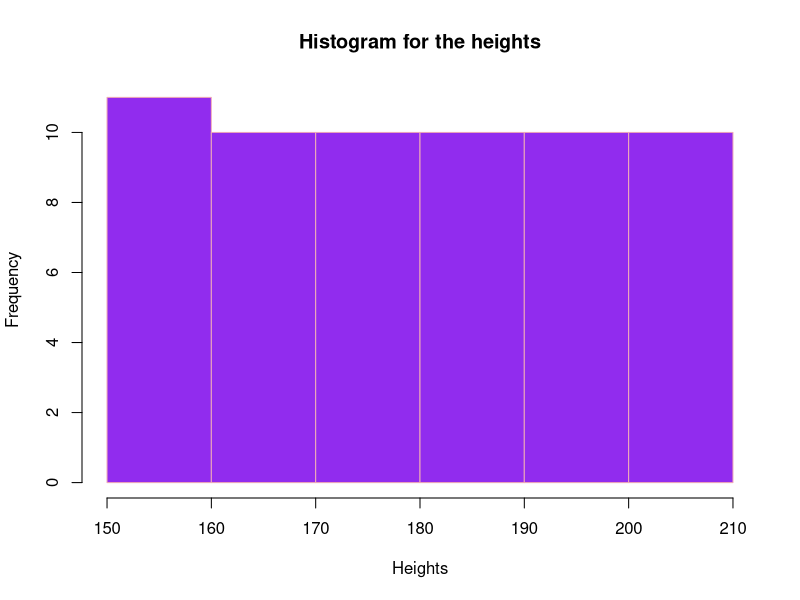

This chart was generated by the following R code:
# PRACTICAL 0

# Name: LM NKADIMENG

# Student Number: u19182504

# Data and Packages:

Heights <- seq(150,210)

# Question 1:
Y <- 5


# Question 2:
a <- 4
b <- 3
c = -8

X <- (-b - sqrt(b^2 - 4*a*c)) / (2*a)
# Question 3:
X_rounded <- round(X, 3)


# Question 4
Mean_Height <- mean(Heights)


# Question 5
Updated_Heights <- c(Heights, Mean_Height)


# Question 6
num <- length(Heights)

Temp_Heights <- rep(NA, 61)
for(i in 1:num){
  if((Heights[i] %% 2) == 0){
    Temp_Heights[i] <- Heights[i]  }  
}
Even_Heights <- Temp_Heights[!is.na(Temp_Heights)]

# Question 7
hist(Heights,
     main = "Histogram for the heights",
     col = 'purple2',
     border = 'pink2')

